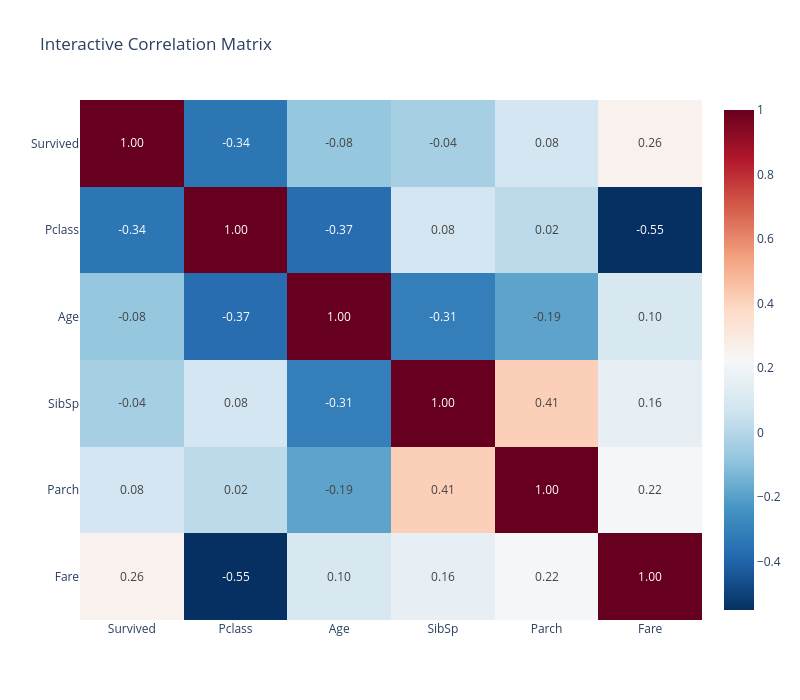

Notebook source saved alongside this figure:
### Markdown cell above
**Interpretasi cell diatas**:  
Melihat beberapa corelasi antar fitur menggunakan tabel dan cukup sulit dibaca

### Code cell
# Creating an Interactive Heatmap

import plotly.express as px
fig = px.imshow(corr, text_auto='.2f', aspect='auto', color_continuous_scale='RdBu_r', title='Interactive Correlation Matrix')

fig.update_layout(width=800, height=700)
fig.show()

### Figure 1 — Plotly figure (JSON) as saved in the notebook; plotly's stock layout.template omitted (floating-point values rounded to 4 significant figures)
{"data": [{"coloraxis": "coloraxis", "hovertemplate": "x: %{x}<br>y: %{y}<br>color: %{z}<extra></extra>", "name": "0", "texttemplate": "%{z:.2f}", "type": "heatmap", "x": ["Survived", "Pclass", "Age", "SibSp", "Parch", "Fare"], "xaxis": "x", "y": ["Survived", "Pclass", "Age", "SibSp", "Parch", "Fare"], "yaxis": "y", "z": [[1.0, -0.3385, -0.07722, -0.03532, 0.08163, 0.2573], [-0.3385, 1.0, -0.3692, 0.08308, 0.01844, -0.5495], [-0.07722, -0.3692, 1.0, -0.3082, -0.1891, 0.09607], [-0.03532, 0.08308, -0.3082, 1.0, 0.4148, 0.1597], [0.08163, 0.01844, -0.1891, 0.4148, 1.0, 0.2162], [0.2573, -0.5495, 0.09607, 0.1597, 0.2162, 1.0]]}], "layout": {"coloraxis": {"colorscale": [[0, "rgb(5,48,97)"], [0.1, "rgb(33,102,172)"], [0.2, "rgb(67,147,195)"], [0.3, "rgb(146,197,222)"], [0.4, "rgb(209,229,240)"], [0.5, "rgb(247,247,247)"], [0.6, "rgb(253,219,199)"], [0.7, "rgb(244,165,130)"], [0.8, "rgb(214,96,77)"], [0.9, "rgb(178,24,43)"], [1, "rgb(103,0,31)"]]}, "height": 700, "title": {"text": "Interactive Correlation Matrix"}, "width": 800, "xaxis": {"anchor": "y", "domain": [0, 1]}, "yaxis": {"anchor": "x", "autorange": "reversed", "domain": [0, 1]}}}
